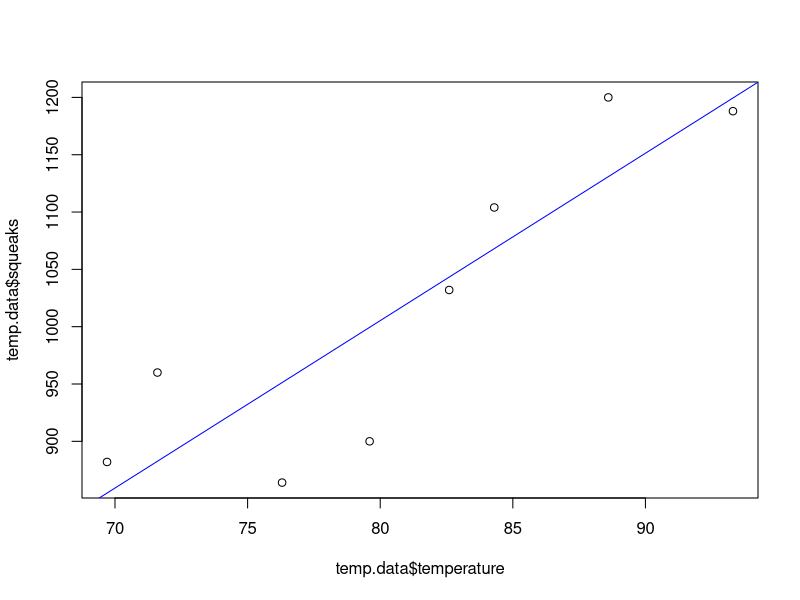
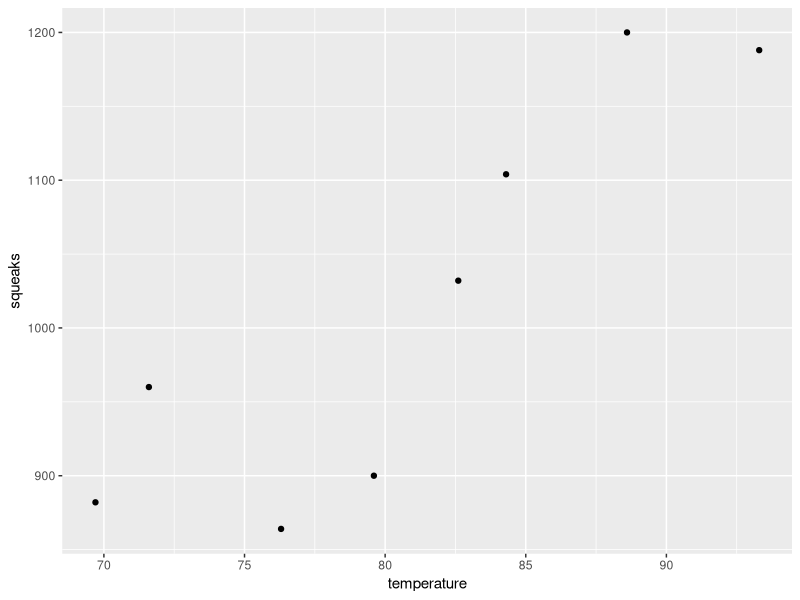
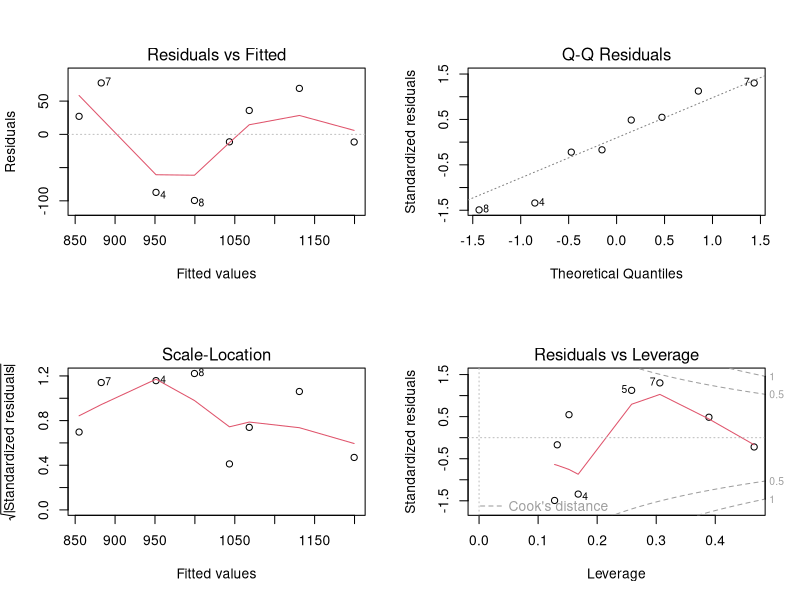

R code for these plots, in order:
## ---- chunk 1
library(ggplot2)
library(dplyr)
library(broom)
library(ggpubr)
## ---- chunk 2
temp.data <- data.frame(
  squeaks = c(882,1188,1104,864,1200,1032,960,900),
  temperature = c(69.7,93.3,84.3,76.3,88.6,82.6,71.6,79.6)
)

temp.data
## ---- chunk 3
plot(temp.data$temperature, temp.data$squeaks)
## create a "linear model" - that is, do the regression
temp.regression <- lm(squeaks ~ temperature, data=temp.data)
## add the regression line to our x/y scatter plot
abline(temp.regression, col="blue")

## ---- chunk 4
summary(temp.regression)
## ---- chunk 5
temp.graph <-ggplot(temp.data, aes(x=temperature, y=squeaks))+
                     geom_point()
temp.graph
## ---- chunk 6
par(mfrow=c(2,2))
plot(temp.regression)
par(mfrow=c(1,1))
## ---- chunk 7
temp.regression
